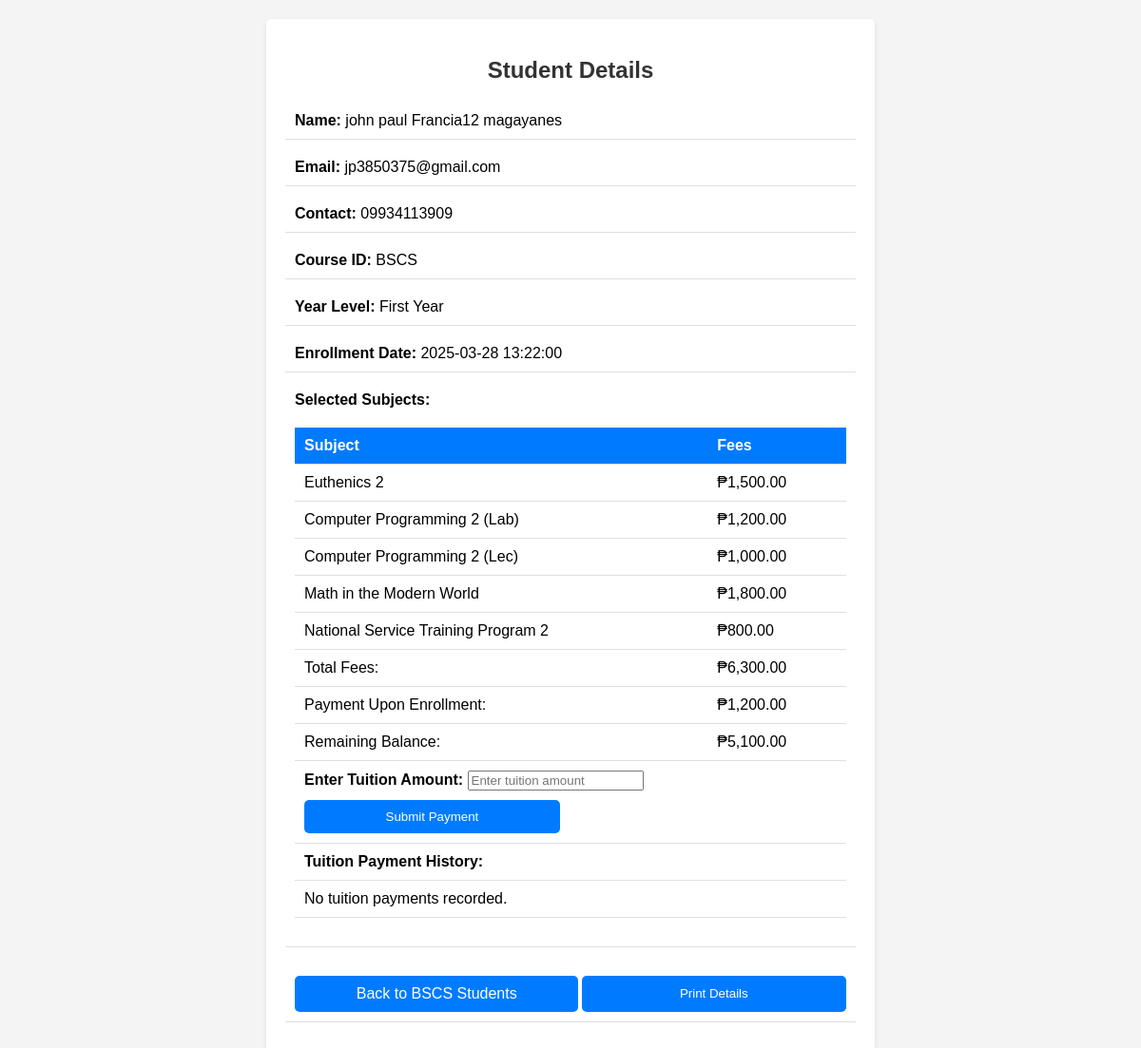
The page /student_details.php?id=90 on the database its author committed.
### tables this page shows
CREATE TABLE `students` (
  `id` int(11) NOT NULL,
  `first_name` varchar(100) NOT NULL,
  `middle_name` varchar(100) NOT NULL,
  `last_name` varchar(100) NOT NULL,
  `email` varchar(100) NOT NULL,
  `contact` varchar(15) NOT NULL,
  `course_id` varchar(100) NOT NULL,
  `year_level` varchar(50) NOT NULL,
  `selected_subjects` text NOT NULL,
  `upon_enrollment` decimal(10,2) NOT NULL,
  `created_at` timestamp NOT NULL DEFAULT current_timestamp()
);

### student_details.php (the view, shortened to what this page needs)
<?php
global $conn;
$student_id = intval($_GET['id']);
$stmt = $conn->prepare("SELECT * FROM students WHERE id = ?");
$stmt->bind_param("i", $student_id);
$stmt->execute();
$result = $stmt->get_result();
$student = $result->fetch_assoc();
$course_id = $student['course_id'];
$subjectFees = [
    'Euthenics 2' => 1500,
    'Computer Programming 2 (Lab)' => 1200,
    'Computer Programming 2 (Lec)' => 1000,
    'Math in the Modern World' => 1800,
    'National Service Training Program 2' => 800,
    'PATHFIT 2' => 3000,
    'Ethics' => 4000,
    'Discrete Structure 1' => 3000,
    'Data Communication and Networking 2' => 3000,
];
function calculateTotalFees($selectedSubjects, $subjectFees) {
    $total = 0;
    foreach ($selectedSubjects as $subject) {
        $subject = trim($subject);
        if (isset($subjectFees[$subject])) {
            $total += $subjectFees[$subject];
        }
    }
    return $total;
}
$tuition_payments = [];
$selected_subjects = $student['selected_subjects'];
$payment_upon_enrollment = $student['upon_enrollment'];
$totalFees = calculateTotalFees(explode(',', $selected_subjects), $subjectFees);
$totalPayments = array_sum($tuition_payments) + $payment_upon_enrollment;
$remainingBalance = $totalFees - $totalPayments;
?>
<!DOCTYPE html>
<html lang="en">
<head>
</head>
<body>
<div class="container">
    <h2>Student Details</h2>
    <div class="detail">
        <label>Name:</label> <?= htmlspecialchars($student['first_name']) ?> <?= htmlspecialchars($student['middle_name']) ?> <?= htmlspecialchars($student['last_name']) ?>
    </div>
    <div class="detail">
        <label>Email:</label> <?= htmlspecialchars($student['email']) ?>
    </div>
    <div class="detail">
        <label>Contact:</label> <?= htmlspecialchars($student['contact']) ?>
    </div>
    <div class="detail">
        <label>Course ID:</label> <?= htmlspecialchars($student['course_id']) ?>
    </div>
    <div class="detail">
        <label>Year Level:</label> <?= htmlspecialchars($student['year_level']) ?>
    </div>
    <div class="detail">
        <label>Enrollment Date:</label> <?= htmlspecialchars($student['created_at']) ?>
    </div>
    <div class="detail">
        <label>Selected Subjects:</label>
        <table>
            <thead>
            <tr>
                <th>Subject</th>
                <th>Fees</th>
            </tr>
            </thead>
            <tbody>
            <?php
            if (!empty($selected_subjects)) {
                $subjects = explode(',', $selected_subjects);
                foreach ($subjects as $subject) {
                    $subject = trim($subject);
                    if (!empty($subject)) {
                        $fee = isset($subjectFees[$subject]) ? '₱' . number_format($subjectFees[$subject], 2) : 'N/A';
                        echo '<tr><td>' . htmlspecialchars($subject) . '</td><td>' . $fee . '</td></tr>';
                    }
                }
                echo '<tr><td>Total Fees:</td><td>₱' . number_format($totalFees, 2) . '</td></tr>';
                echo '<tr><td>Payment Upon Enrollment:</td><td>₱' . number_format($payment_upon_enrollment, 2) . '</td></tr>';
                echo '<tr><td>Remaining Balance:</td><td>₱' . number_format($remainingBalance, 2) . '</td></tr>';
                echo '<tr><td colspan="2">
                        <form method="POST" action="">
                            <label for="tuition">Enter Tuition Amount:</label>
                            <input type="number" id="tuition" name="tuition" placeholder="Enter tuition amount" min="0" step="0.01" required>
                            <button type="submit" class="button">Submit Payment</button>
                        </form>
                    </td></tr>';
                echo '<tr><td colspan="2"><strong>Tuition Payment History:</strong></td></tr>';
                echo '<tr><td colspan="2">';
                if (!empty($tuition_payments)) {
                    echo '<ul>';
                    foreach ($tuition_payments as $payment) {
                        echo '<li>₱' . number_format($payment, 2) . '</li>';
                    }
                    echo '</ul>';
                } else {
                    echo 'No tuition payments recorded.';
                }
                echo '</td></tr>';
            } else {
                echo '<tr><td colspan="2">No subjects found.</td></tr>';
            }
            ?>
            </tbody>
        </table>
    </div>
    <div class="detail button-container">
        <a href="<?= htmlspecialchars(strtolower($course_id)) ?>.php?course_id=<?= htmlspecialchars($course_id) ?>" class="button">Back to <?= htmlspecialchars($course_id) ?> Students</a>
        <button class="button print-button" onclick="printPage()">Print Details</button>
    </div>
</div>
</body>
</html>

### student_details.php (style rules this page uses)
body { font-family: Arial, sans-serif; background-color: #f4f4f4; margin: 0; padding: 20px; }
.container { background: white; padding: 20px; border-radius: 5px; box-shadow: 0 2px 5px rgba(0, 0, 0, 0.1); max-width: 600px; margin: auto; }
h2 { text-align: center; color: #333; }
.detail { margin: 10px 0; padding: 10px; border-bottom: 1px solid #e0e0e0; }
label { font-weight: bold; }
table { width: 100%; border-collapse: collapse; margin: 20px 0; }
th, td { padding: 10px; text-align: left; border-bottom: 1px solid #e0e0e0; }
th { background-color: #007bff; color: white; }
.button { background-color: #007bff; color: white; border: none; border-radius: 5px; padding: 10px; cursor: pointer; width: 48%; margin-top: 10px; text-align: center; text-decoration: none; display: inline-block; }
.print-button { background-color: #007bff; }
.button-container { display: flex; justify-content: space-between; }

### rows shown on the page
students: first_name "john paul", middle_name "Francia12", last_name "magayanes", email "jp3850375@gmail.com", contact "09934113909", course "BSCS", year_level "First Year", created_at "2025-03-28 13:22:00", selected_subjects "Euthenics 2", selected_subjects "₱1,500.00", selected_subjects "Computer Programming 2 (Lab)", selected_subjects "₱1,200.00", selected_subjects "Computer Programming 2 (Lec)", selected_subjects "₱1,000.00", selected_subjects "Math in the Modern World", selected_subjects "₱1,800.00", selected_subjects "National Service Training Program 2", selected_subjects "₱800.00", selected_subjects "6,300.00", upon_enrollment "1,200.00", remainingBalance "5,100.00"
